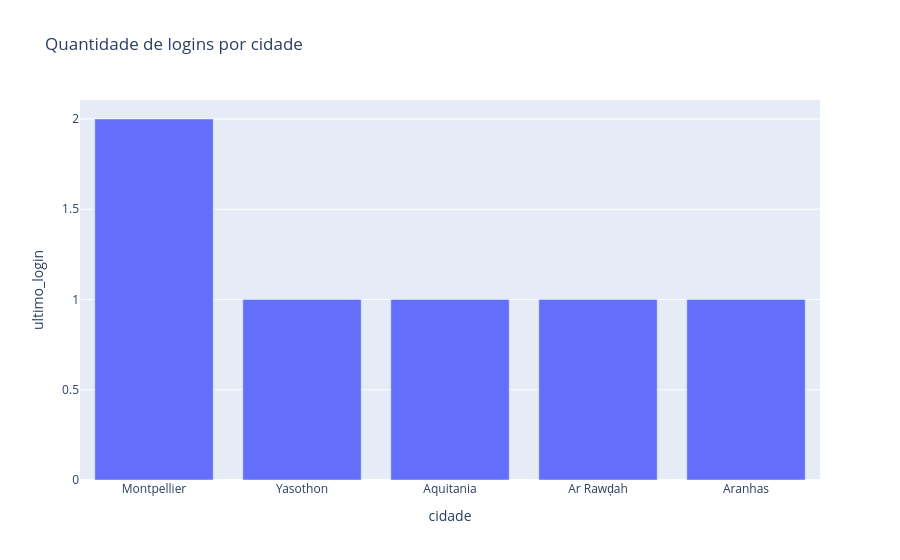

The notebook cell this image was saved under:
### Code cell
import plotly.express as px

#mostrar grafico de barras com a quantidade de logins por cidade
fig = px.bar(df_grouped.head(5), x='cidade', y='ultimo_login', title='Quantidade de logins por cidade',)
fig.show()

### Figure 1 — Plotly figure (JSON) as saved in the notebook; plotly's stock layout.template omitted (floating-point values rounded to 4 significant figures)
{"data": [{"hovertemplate": "cidade=%{x}<br>ultimo_login=%{y}<extra></extra>", "legendgroup": "", "marker": {"color": "#636efa", "pattern": {"shape": ""}}, "name": "", "orientation": "v", "showlegend": false, "textposition": "auto", "type": "bar", "x": ["Montpellier", "Yasothon", "Aquitania", "Ar Rawḑah", "Aranhas"], "xaxis": "x", "y": [2, 1, 1, 1, 1], "yaxis": "y"}], "layout": {"barmode": "relative", "legend": {"tracegroupgap": 0}, "title": {"text": "Quantidade de logins por cidade"}, "xaxis": {"anchor": "y", "domain": [0, 1], "title": {"text": "cidade"}}, "yaxis": {"anchor": "x", "domain": [0, 1], "title": {"text": "ultimo_login"}}}}
